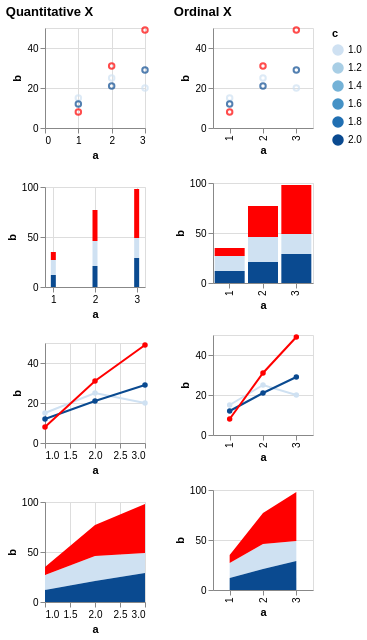

The specification (Vega-Lite) saved for this image:
### Vega-Lite specification from a JSON file in a GitHub repository (floating-point values rounded to 4 significant figures)
{"$schema": "https://vega.github.io/schema/vega-lite/v6.json", "description": "Testing invalid", "data": {"values": [{"a": 1, "b": 15, "c": 1}, {"a": 2, "b": 25, "c": 1}, {"a": 3, "b": 20, "c": 1}, {"a": 1, "b": 12, "c": 2}, {"a": 2, "b": 21, "c": 2}, {"a": 3, "b": 29, "c": 2}, {"a": 1, "b": 8, "c": null}, {"a": 2, "b": 31, "c": null}, {"a": 3, "b": 49, "c": null}]}, "config": {"mark": {"invalid": "filter", "tooltip": true}, "scale": {"invalid": {"color": {"value": "red"}}}}, "hconcat": [{"title": "Quantitative X", "vconcat": [{"width": 100, "height": 100, "mark": "point", "encoding": {"x": {"field": "a", "type": "quantitative"}, "y": {"field": "b", "type": "quantitative"}, "color": {"field": "c", "type": "quantitative"}}}, {"width": 100, "height": 100, "mark": "bar", "encoding": {"x": {"field": "a", "type": "quantitative"}, "y": {"field": "b", "type": "quantitative"}, "color": {"field": "c", "type": "quantitative"}}}, {"width": 100, "height": 100, "layer": [{"mark": "line", "encoding": {"x": {"field": "a", "type": "quantitative"}, "y": {"field": "b", "type": "quantitative"}, "color": {"field": "c", "type": "quantitative"}}}, {"mark": {"type": "point", "opacity": 1, "filled": true}, "encoding": {"x": {"field": "a", "type": "quantitative"}, "y": {"field": "b", "type": "quantitative"}, "color": {"field": "c", "type": "quantitative"}}}]}, {"width": 100, "height": 100, "mark": "area", "encoding": {"x": {"field": "a", "type": "quantitative"}, "y": {"field": "b", "type": "quantitative"}, "color": {"field": "c", "type": "quantitative"}}}]}, {"title": "Ordinal X", "vconcat": [{"width": 100, "height": 100, "mark": "point", "encoding": {"x": {"field": "a", "type": "ordinal"}, "y": {"field": "b", "type": "quantitative"}, "color": {"field": "c", "type": "quantitative"}}}, {"width": 100, "height": 100, "mark": "bar", "encoding": {"x": {"field": "a", "type": "ordinal"}, "y": {"field": "b", "type": "quantitative"}, "color": {"field": "c", "type": "quantitative"}}}, {"width": 100, "height": 100, "layer": [{"mark": "line", "encoding": {"x": {"field": "a", "type": "ordinal"}, "y": {"field": "b", "type": "quantitative"}, "color": {"field": "c", "type": "quantitative"}}}, {"mark": {"type": "point", "opacity": 1, "filled": true}, "encoding": {"x": {"field": "a", "type": "ordinal"}, "y": {"field": "b", "type": "quantitative"}, "color": {"field": "c", "type": "quantitative"}}}]}, {"width": 100, "height": 100, "mark": "area", "encoding": {"x": {"field": "a", "type": "ordinal"}, "y": {"field": "b", "type": "quantitative"}, "color": {"field": "c", "type": "quantitative"}}}]}]}
